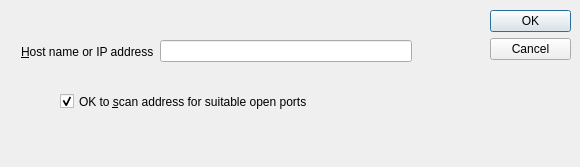
<?xml version="1.0" encoding="UTF-8"?>
<ui version="4.0">
 <class>sethostdlg</class>
 <widget class="QDialog" name="sethostdlg">
  <property name="geometry">
   <rect>
    <x>0</x>
    <y>0</y>
    <width>580</width>
    <height>167</height>
   </rect>
  </property>
  <property name="windowTitle">
   <string>Select network host</string>
  </property>
  <widget class="QDialogButtonBox" name="buttonBox">
   <property name="geometry">
    <rect>
     <x>490</x>
     <y>10</y>
     <width>81</width>
     <height>201</height>
    </rect>
   </property>
   <property name="orientation">
    <enum>Qt::Vertical</enum>
   </property>
   <property name="standardButtons">
    <set>QDialogButtonBox::Cancel|QDialogButtonBox::Ok</set>
   </property>
  </widget>
  <widget class="QCheckBox" name="OKscan">
   <property name="geometry">
    <rect>
     <x>60</x>
     <y>90</y>
     <width>311</width>
     <height>23</height>
    </rect>
   </property>
   <property name="toolTip">
    <string>Select this to see which TCP ports are open for sending data</string>
   </property>
   <property name="text">
    <string>OK to &amp;scan address for suitable open ports</string>
   </property>
   <property name="checked">
    <bool>true</bool>
   </property>
  </widget>
  <widget class="QWidget" name="">
   <property name="geometry">
    <rect>
     <x>21</x>
     <y>31</y>
     <width>391</width>
     <height>41</height>
    </rect>
   </property>
   <layout class="QHBoxLayout" name="horizontalLayout">
    <item>
     <widget class="QLabel" name="label">
      <property name="text">
       <string>&amp;Host name or IP address</string>
      </property>
      <property name="buddy">
       <cstring>hostorip</cstring>
      </property>
     </widget>
    </item>
    <item>
     <widget class="QLineEdit" name="hostorip">
      <property name="toolTip">
       <string>This is the host name or IP address of the
printer server.</string>
      </property>
     </widget>
    </item>
   </layout>
  </widget>
 </widget>
 <tabstops>
  <tabstop>hostorip</tabstop>
  <tabstop>OKscan</tabstop>
  <tabstop>buttonBox</tabstop>
 </tabstops>
 <resources/>
 <connections>
  <connection>
   <sender>buttonBox</sender>
   <signal>accepted()</signal>
   <receiver>sethostdlg</receiver>
   <slot>accept()</slot>
   <hints>
    <hint type="sourcelabel">
     <x>248</x>
     <y>254</y>
    </hint>
    <hint type="destinationlabel">
     <x>157</x>
     <y>274</y>
    </hint>
   </hints>
  </connection>
  <connection>
   <sender>buttonBox</sender>
   <signal>rejected()</signal>
   <receiver>sethostdlg</receiver>
   <slot>reject()</slot>
   <hints>
    <hint type="sourcelabel">
     <x>316</x>
     <y>260</y>
    </hint>
    <hint type="destinationlabel">
     <x>286</x>
     <y>274</y>
    </hint>
   </hints>
  </connection>
 </connections>
</ui>
